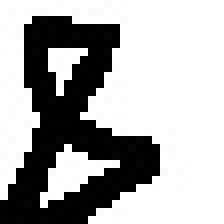
#> input picture test3.jpg, 28 x 28 px, given in place of test3.png, which was not available (shown 8 times larger)
$ python 'Support vector machine 2.test.py'
#> lines starting #> are read from the running program, lines starting #| are printed output that depends on the picture; pictures that were not available may be replaced by others from this repository, and a replacement may not be noted
import numpy as np
import pandas as pd
import matplotlib.pyplot as plt
from sklearn.datasets import load_digits
from sklearn.model_selection import train_test_split
from sklearn.svm import SVC
import joblib
from PIL import Image


digits = load_digits() # 返回的是sklearn的Bunch数据
dir(digits) # 考察Bunch数据的各个部分，包括'images','data'等，前者即存储了1797个8*8的图片，后者将其扁平化为1797*64
print(pd.Series(digits.target).value_counts()) # 考察样本数字的分布，发现10个数字大致出现频次相同
plt.imshow(digits.images[88], cmap=plt.cm.gray_r) # 随意看一下第8张图片
plt.show()
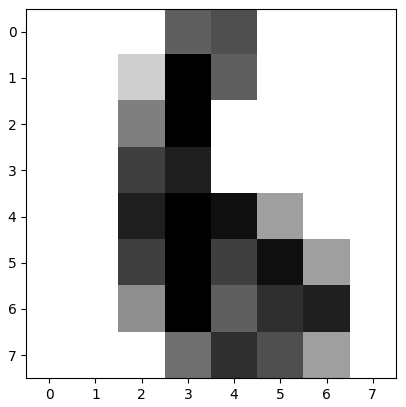
#> figure drawn by matplotlib, 1 panel

x = digits.data
y = digits.target
x_train, x_test, y_train, y_test = train_test_split(x, y, stratify=y, test_size=0.2,
                                                     random_state = 0)

model = SVC(kernel="linear",random_state=123) # 默认的线性核SVM估计
model.fit(x_train,y_train)
print(model.score(x_test,y_test))

model = SVC(kernel="poly", degree=2, random_state=123) # 二次多项式核SVM估计
model.fit(x_train,y_train)
print(model.score(x_test,y_test))

model = SVC(kernel="poly", degree=3, random_state=123) # 三次多项式核SVM估计
model.fit(x_train,y_train)
print(model.score(x_test,y_test))

model = SVC(kernel="rbf", random_state=123) # 默认的径向核SVM估计
model.fit(x_train,y_train)
print(model.score(x_test,y_test))

model = SVC(kernel="sigmoid", random_state=123) # S型核SVM估计
model.fit(x_train,y_train)
print(model.score(x_test,y_test))
# 结果显示，除了S型核SVM估计效果不佳以外，其他核的SVM估计效果均不错。
# 接着用径向核验证选择最优参数组合。

model = SVC(kernel="rbf",C=1, gamma=0.001, random_state=123)
model.fit(x_train,y_train)
print(model.score(x_test,y_test))

image_files = ['test3.png', 'test7.png', 'test9.jpg']

# 准备一个列表存储处理好的图像数据
all_images_data = []

for img_file in image_files:
    img = Image.open(img_file).convert('L')  # 将图片转为灰度
    img = img.resize((8, 8), Image.Resampling.LANCZOS)

    plt.imshow(img, cmap='gray') # 使用灰度色彩显示图像
    plt.show()
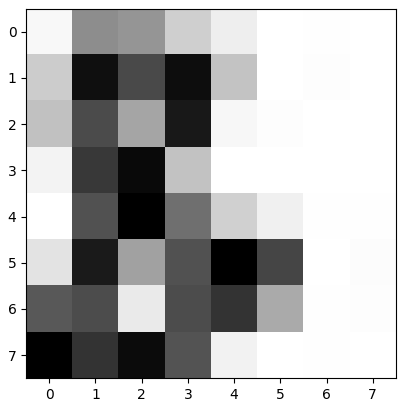
#> figure drawn by matplotlib, 1 panel

    # 将图像转化为模型输入格式（8x8），并将像素值缩放为与digits一致的范围
    img_data = np.array(img) # 将处理好的图像转化为一个 NumPy 数组。此时数组的大小为 8x8，每个元素表示一个像素的灰度值（0 表示黑，255 表示白
    img_data = 16 - img_data // 16
    # digits 数据集的像素值范围是 0 到 16，而 PIL 图像的像素范围是 0 到 255。所以这里我们将像素值从 0-255
    # 缩小到 0-16 范围。16 - img_data 是为了翻转颜色（因为在 digits 数据集中，黑色是 16，白色是 0.
    img_data = img_data.flatten()  # 展平为一维数组以符合模型输入格式
#> img_data = 64 values, max 16 at index 9, min 1 at index 0, mean 6.02

    all_images_data.append(img_data)
#> pass 2 of the loop `for img_file in image_files:`:
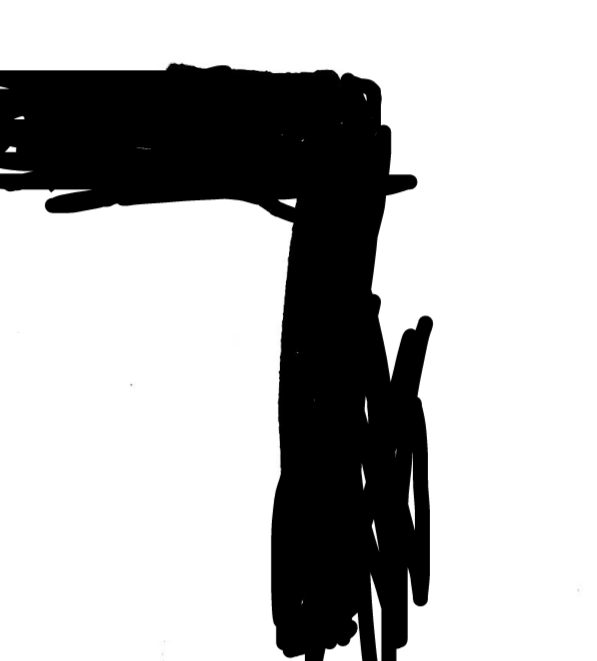
#> input picture test7.png, 597 x 661 px
#> img: PIL image 597x661 L
#> `plt.show()`:
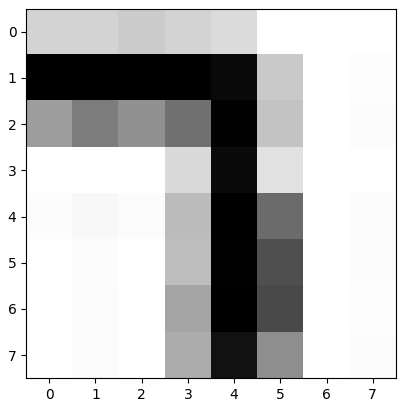
#> figure drawn by matplotlib, 1 panel
#> img_data = 64 values, max 16 at index 8, min 1 at index 5, mean 5.19
#> pass 3 of the loop `for img_file in image_files:`:
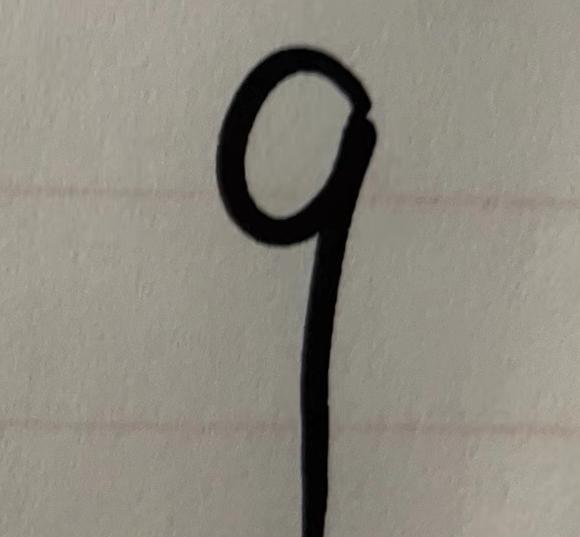
#> input picture test9.jpg, 580 x 537 px
#> img: PIL image 580x537 L
#> `plt.show()`:
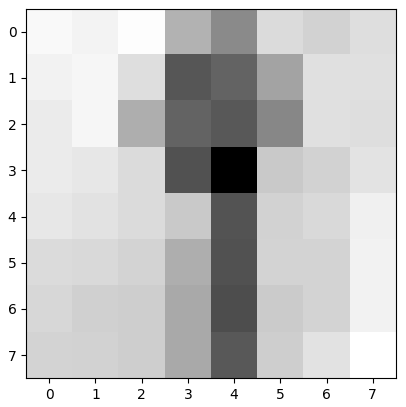
#> figure drawn by matplotlib, 1 panel
#> img_data = 64 values, max 13 at index 28, min 6 at index 0, mean 7.83

all_images_data = np.array(all_images_data)

predictions = model.predict(all_images_data)
#> predictions = [5, 3, 8]

for idx, img_file in enumerate(image_files):
    print(f"模型预测的 {img_file} 是数字: {predictions[idx]}")
#> this loop made 3 passes
#| 模型预测的 test3.png 是数字: 5
#| 模型预测的 test7.png 是数字: 3
#| 模型预测的 test9.jpg 是数字: 8
